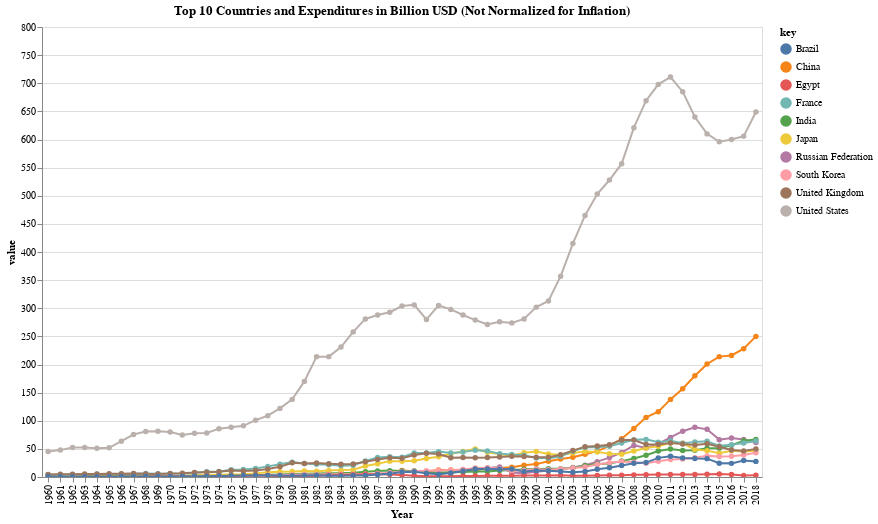

Notebook source saved alongside this figure:
### Code cell
points = alt.Chart(GFI_10_b4)\
            .transform_fold(['United States', 
                             'China', 
                             'Russian Federation', 
                             'India', 
                             'Japan',       
                             'South Korea', 
                             'France', 
                             'United Kingdom', 
                             'Egypt', 
                             'Brazil'])\
            .mark_line(point=True)\
            .encode(
                        y = 'value:Q',
                        x = 'Year',
                        tooltip = ['value:Q',
                                   'Year'],
                        color='key:N',
                    )\
            .properties(
                            width = 720,
                            height = 450,
                            title = 'Top 10 Countries and Expenditures in Billion USD (Not Normalized for Inflation)'
                     )\
            .interactive()  

points.save('GFI.html')

points

### Figure 1 — Vega-Lite specification as saved in the notebook (floating-point values rounded to 4 significant figures)
{"$schema": "https://vega.github.io/schema/vega-lite/v3.4.0.json", "config": {"mark": {"tooltip": null}, "view": {"height": 300, "width": 400}}, "data": {"name": "data-48e39acfd78e91c49c7b0fd254899613"}, "datasets": {"data-48e39acfd78e91c49c7b0fd254899613": [{"Brazil": 0.3827, "China": null, "Egypt": null, "France": 3.881, "India": 0.6818, "Japan": 0.4806, "Russian Federation": null, "South Korea": 0.2756, "United Kingdom": 4.588, "United States": 45.38, "Year": "1960"}, {"Brazil": 0.3423, "China": null, "Egypt": null, "France": 4.131, "India": 0.7484, "Japan": 0.4924, "Russian Federation": null, "South Korea": 0.1571, "United Kingdom": 4.747, "United States": 47.81, "Year": "1961"}, {"Brazil": 0.3874, "China": null, "Egypt": 0.2497, "France": 4.493, "India": 1.065, "Japan": 0.5382, "Russian Federation": null, "South Korea": 0.1862, "United Kingdom": 5.006, "United States": 52.38, "Year": "1962"}, {"Brazil": 0.442, "China": null, "Egypt": 0.3358, "France": 4.628, "India": 1.795, "Japan": 0.6299, "Russian Federation": null, "South Korea": 0.1854, "United Kingdom": 5.197, "United States": 52.3, "Year": "1963"}, {"Brazil": 0.3542, "China": null, "Egypt": 0.4485, "France": 4.918, "India": 1.987, "Japan": 0.7181, "Russian Federation": null, "South Korea": 0.1375, "United Kingdom": 5.509, "United States": 51.21, "Year": "1964"}, {"Brazil": 0.6329, "China": null, "Egypt": 0.5152, "France": 5.125, "India": 2.126, "Japan": 0.8214, "Russian Federation": null, "South Korea": 0.1321, "United Kingdom": 5.791, "United States": 51.83, "Year": "1965"}, {"Brazil": 0.7182, "China": null, "Egypt": 0.4818, "France": 5.415, "India": 1.661, "Japan": 0.9324, "Russian Federation": null, "South Korea": 0.1769, "United Kingdom": 5.985, "United States": 63.57, "Year": "1966"}, {"Brazil": 0.7461, "China": null, "Egypt": 0.5083, "France": 5.856, "India": 1.488, "Japan": 1.039, "Russian Federation": null, "South Korea": 0.2181, "United Kingdom": 6.201, "United States": 75.45, "Year": "1967"}, {"Brazil": 0.7553, "China": null, "Egypt": 0.6486, "France": 6.13, "India": 1.587, "Japan": 1.168, "Russian Federation": null, "South Korea": 0.2787, "United Kingdom": 5.563, "United States": 80.73, "Year": "1968"}, {"Brazil": 0.8166, "China": null, "Egypt": 0.8889, "France": 5.91, "India": 1.691, "Japan": 1.335, "Russian Federation": null, "South Korea": 0.347, "United Kingdom": 5.545, "United States": 81.44, "Year": "1969"}, {"Brazil": 1.026, "China": null, "Egypt": 1.092, "France": 5.882, "India": 1.833, "Japan": 1.575, "Russian Federation": null, "South Korea": 0.3864, "United Kingdom": 6.074, "United States": 79.85, "Year": "1970"}, {"Brazil": 1.075, "China": null, "Egypt": 1.266, "France": 6.3, "India": 2.255, "Japan": 1.897, "Russian Federation": null, "South Korea": 0.4609, "United Kingdom": 6.724, "United States": 74.86, "Year": "1971"}, {"Brazil": 1.196, "China": null, "Egypt": 1.066, "France": 7.531, "India": 2.497, "Japan": 2.568, "Russian Federation": null, "South Korea": 0.532, "United Kingdom": 7.86, "United States": 77.64, "Year": "1972"}, {"Brazil": 1.513, "China": null, "Egypt": 1.244, "France": 9.496, "India": 2.53, "Japan": 3.375, "Russian Federation": null, "South Korea": 0.5448, "United Kingdom": 8.449, "United States": 78.36, "Year": "1973"}, {"Brazil": 1.79, "China": null, "Egypt": 1.853, "France": 9.955, "India": 2.895, "Japan": 3.962, "Russian Federation": null, "South Korea": 0.853, "United Kingdom": 9.346, "United States": 85.91, "Year": "1974"}, {"Brazil": 2.141, "China": null, "Egypt": 1.927, "France": 13.03, "India": 3.324, "Japan": 4.535, "Russian Federation": null, "South Korea": 1.031, "United Kingdom": 11.54, "United States": 88.4, "Year": "1975"}, {"Brazil": 2.576, "China": null, "Egypt": 2.202, "France": 13.3, "India": 3.295, "Japan": 5.008, "Russian Federation": null, "South Korea": 1.709, "United Kingdom": 10.77, "United States": 91.01, "Year": "1976"}, {"Brazil": 2.5, "China": null, "Egypt": 2.751, "France": 15.04, "India": 3.477, "Japan": 6.157, "Russian Federation": null, "South Korea": 2.238, "United Kingdom": 11.58, "United States": 101, "Year": "1977"}, {"Brazil": 2.691, "China": null, "Egypt": 2.485, "France": 18.87, "India": 3.976, "Japan": 8.657, "Russian Federation": null, "South Korea": 3.19, "United Kingdom": 14.22, "United States": 109, "Year": "1978"}, {"Brazil": 2.829, "China": null, "Egypt": 1.153, "France": 22.67, "India": 4.59, "Japan": 9.174, "Russian Federation": null, "South Korea": 3.543, "United Kingdom": 18.37, "United States": 122, "Year": "1979"}, {"Brazil": 2.259, "China": null, "Egypt": 1.361, "France": 26.43, "India": 5.421, "Japan": 9.712, "Russian Federation": null, "South Korea": 3.981, "United Kingdom": 25.36, "United States": 138, "Year": "1980"}, {"Brazil": 2.518, "China": null, "Egypt": 1.817, "France": 23.87, "India": 5.879, "Japan": 10.85, "Russian Federation": null, "South Korea": 4.464, "United Kingdom": 24.1, "United States": 170, "Year": "1981"}, {"Brazil": 3.031, "China": null, "Egypt": 2.307, "France": 22.52, "India": 6.302, "Japan": 10.19, "Russian Federation": null, "South Korea": 4.647, "United Kingdom": 24.79, "United States": 214, "Year": "1982"}, {"Brazil": 2.083, "China": null, "Egypt": 3.004, "France": 21.65, "India": 6.831, "Japan": 11.43, "Russian Federation": null, "South Korea": 4.714, "United Kingdom": 23.63, "United States": 214, "Year": "1983"}, {"Brazil": 2.013, "China": null, "Egypt": 3.742, "France": 20.21, "India": 6.957, "Japan": 12.23, "Russian Federation": null, "South Korea": 4.759, "United Kingdom": 22.73, "United States": 231, "Year": "1984"}, {"Brazil": 2.687, "China": null, "Egypt": 4.204, "France": 20.78, "India": 7.567, "Japan": 13.09, "Russian Federation": null, "South Korea": 4.884, "United Kingdom": 23.28, "United States": 258, "Year": "1985"}, {"Brazil": 2.758, "China": null, "Egypt": 4.727, "France": 28.45, "India": 9.539, "Japan": 19.46, "Russian Federation": null, "South Korea": 5.325, "United Kingdom": 27.22, "United States": 281, "Year": "1986"}, {"Brazil": 4.324, "China": null, "Egypt": 4.806, "France": 34.86, "India": 10.88, "Japan": 23.64, "Russian Federation": null, "South Korea": 6.041, "United Kingdom": 31.23, "United States": 288, "Year": "1987"}, {"Brazil": 5.874, "China": null, "Egypt": 4.454, "France": 36.1, "India": 11.35, "Japan": 28.22, "Russian Federation": null, "South Korea": 7.732, "United Kingdom": 34.3, "United States": 293, "Year": "1988"}, {"Brazil": 8.761, "China": 11.4, "Egypt": 3.516, "France": 35.32, "India": 10.59, "Japan": 27.97, "Russian Federation": null, "South Korea": 9.469, "United Kingdom": 33.5, "United States": 304, "Year": "1989"}, {"Brazil": 9.236, "China": 10.09, "Egypt": 2.261, "France": 42.59, "India": 10.54, "Japan": 28.8, "Russian Federation": null, "South Korea": 10.11, "United Kingdom": 38.94, "United States": 306, "Year": "1990"}, {"Brazil": 6.695, "China": 9.954, "Egypt": 1.346, "France": 42.7, "India": 8.622, "Japan": 32.79, "Russian Federation": null, "South Korea": 10.96, "United Kingdom": 42.07, "United States": 280, "Year": "1991"}, {"Brazil": 4.994, "China": 12.42, "Egypt": 1.416, "France": 45.12, "India": 8.083, "Japan": 36.0, "Russian Federation": null, "South Korea": 11.61, "United Kingdom": 40.77, "United States": 305, "Year": "1992"}, {"Brazil": 7.1, "China": 12.58, "Egypt": 1.526, "France": 42.59, "India": 8.254, "Japan": 41.35, "Russian Federation": 7.767, "South Korea": 12.38, "United Kingdom": 34.09, "United States": 298, "Year": "1993"}, {"Brazil": 10.59, "China": 10.05, "Egypt": 1.714, "France": 44.39, "India": 8.881, "Japan": 45.29, "Russian Federation": 13.55, "South Korea": 13.52, "United Kingdom": 34.49, "United States": 288, "Year": "1994"}, {"Brazil": 14.32, "China": 12.61, "Egypt": 1.949, "France": 47.77, "India": 9.754, "Japan": 49.96, "Russian Federation": 12.74, "South Korea": 16.09, "United Kingdom": 34.25, "United States": 279, "Year": "1995"}, {"Brazil": 14.07, "China": 14.56, "Egypt": 2.116, "France": 46.4, "India": 9.905, "Japan": 44.05, "Russian Federation": 15.83, "South Korea": 16.41, "United Kingdom": 34.49, "United States": 271, "Year": "1996"}, {"Brazil": 13.93, "China": 16.1, "Egypt": 2.268, "France": 41.31, "India": 11.46, "Japan": 40.63, "Russian Federation": 17.58, "South Korea": 14.85, "United Kingdom": 35.67, "United States": 276, "Year": "1997"}, {"Brazil": 14.36, "China": 17.53, "Egypt": 2.372, "France": 40.04, "India": 11.92, "Japan": 37.85, "Russian Federation": 7.956, "South Korea": 10.46, "United Kingdom": 36.87, "United States": 274, "Year": "1998"}, {"Brazil": 9.867, "China": 21.03, "Egypt": 2.448, "France": 38.9, "India": 13.9, "Japan": 43.12, "Russian Federation": 6.469, "South Korea": 12.1, "United Kingdom": 36.45, "United States": 281, "Year": "1999"}, {"Brazil": 11.34, "China": 22.93, "Egypt": 2.628, "France": 33.81, "India": 14.29, "Japan": 45.51, "Russian Federation": 9.228, "South Korea": 13.8, "United Kingdom": 35.25, "United States": 302, "Year": "2000"}, {"Brazil": 10.93, "China": 27.88, "Egypt": 2.834, "France": 33.28, "India": 14.6, "Japan": 40.76, "Russian Federation": 11.68, "South Korea": 12.94, "United Kingdom": 35.33, "United States": 313, "Year": "2001"}, {"Brazil": 9.665, "China": 32.14, "Egypt": 2.903, "France": 36.4, "India": 14.75, "Japan": 39.33, "Russian Federation": 13.94, "South Korea": 14.1, "United Kingdom": 39.66, "United States": 357, "Year": "2002"}, {"Brazil": 8.393, "China": 35.13, "Egypt": 2.384, "France": 45.92, "India": 16.33, "Japan": 42.49, "Russian Federation": 16.97, "South Korea": 15.85, "United Kingdom": 46.94, "United States": 415, "Year": "2003"}, {"Brazil": 9.78, "China": 40.35, "Egypt": 2.37, "France": 53.01, "India": 20.24, "Japan": 45.34, "Russian Federation": 20.96, "South Korea": 17.83, "United Kingdom": 53.97, "United States": 465, "Year": "2004"}, {"Brazil": 13.59, "China": 45.92, "Egypt": 2.659, "France": 52.91, "India": 23.07, "Japan": 44.3, "Russian Federation": 27.34, "South Korea": 22.16, "United Kingdom": 55.15, "United States": 503, "Year": "2005"}, {"Brazil": 16.4, "China": 55.34, "Egypt": 2.953, "France": 54.52, "India": 23.95, "Japan": 41.55, "Russian Federation": 34.52, "South Korea": 25.18, "United Kingdom": 57.48, "United States": 528, "Year": "2006"}, {"Brazil": 20.49, "China": 68.01, "Egypt": 3.307, "France": 60.59, "India": 28.25, "Japan": 40.53, "Russian Federation": 43.53, "South Korea": 27.73, "United Kingdom": 65.99, "United States": 557, "Year": "2007"}, {"Brazil": 24.45, "China": 86.36, "Egypt": 3.78, "France": 66.01, "India": 33.0, "Japan": 46.36, "Russian Federation": 56.18, "South Korea": 26.07, "United Kingdom": 65.62, "United States": 621, "Year": "2008"}, {"Brazil": 25.65, "China": 106, "Egypt": 4.017, "France": 66.88, "India": 38.72, "Japan": 51.47, "Russian Federation": 51.53, "South Korea": 24.58, "United Kingdom": 57.91, "United States": 669, "Year": "2009"}, {"Brazil": 34.0, "China": 116, "Egypt": 4.407, "France": 61.78, "India": 46.09, "Japan": 54.66, "Russian Federation": 58.72, "South Korea": 28.18, "United Kingdom": 58.08, "United States": 698, "Year": "2010"}, {"Brazil": 36.94, "China": 138, "Egypt": 4.464, "France": 64.6, "India": 49.63, "Japan": 60.76, "Russian Federation": 70.24, "South Korea": 30.99, "United Kingdom": 60.27, "United States": 711, "Year": "2011"}, {"Brazil": 33.99, "China": 157, "Egypt": 4.558, "France": 60.04, "India": 47.22, "Japan": 60.01, "Russian Federation": 81.47, "South Korea": 31.95, "United Kingdom": 58.5, "United States": 685, "Year": "2012"}, {"Brazil": 32.87, "China": 180, "Egypt": 4.36, "France": 62.42, "India": 47.4, "Japan": 49.02, "Russian Federation": 88.35, "South Korea": 34.31, "United Kingdom": 56.86, "United States": 640, "Year": "2013"}, {"Brazil": 32.66, "China": 201, "Egypt": 5.085, "France": 63.61, "India": 50.91, "Japan": 46.88, "Russian Federation": 84.7, "South Korea": 37.55, "United Kingdom": 59.18, "United States": 610, "Year": "2014"}, {"Brazil": 24.62, "China": 214, "Egypt": 5.475, "France": 55.34, "India": 51.3, "Japan": 42.11, "Russian Federation": 66.42, "South Korea": 36.57, "United Kingdom": 53.86, "United States": 596, "Year": "2015"}, {"Brazil": 24.22, "China": 216, "Egypt": 4.513, "France": 57.36, "India": 56.64, "Japan": 46.47, "Russian Federation": 69.25, "South Korea": 36.89, "United Kingdom": 48.12, "United States": 600, "Year": "2016"}, {"Brazil": 29.28, "China": 228, "Egypt": 2.766, "France": 60.42, "India": 64.56, "Japan": 45.39, "Russian Federation": 66.53, "South Korea": 39.17, "United Kingdom": 46.43, "United States": 606, "Year": "2017"}, {"Brazil": 27.77, "China": 250, "Egypt": 3.11, "France": 63.8, "India": 66.51, "Japan": 46.62, "Russian Federation": 61.39, "South Korea": 43.07, "United Kingdom": 50.0, "United States": 649, "Year": "2018"}]}, "encoding": {"color": {"field": "key", "type": "nominal"}, "tooltip": [{"field": "value", "type": "quantitative"}, {"field": "Year", "type": "nominal"}], "x": {"field": "Year", "type": "nominal"}, "y": {"field": "value", "type": "quantitative"}}, "height": 450, "mark": {"point": true, "type": "line"}, "selection": {"selector004": {"bind": "scales", "encodings": ["x", "y"], "type": "interval"}}, "title": "Top 10 Countries and Expenditures in Billion USD (Not Normalized for Inflation)", "transform": [{"fold": ["United States", "China", "Russian Federation", "India", "Japan", "South Korea", "France", "United Kingdom", "Egypt", "Brazil"]}], "width": 720}
